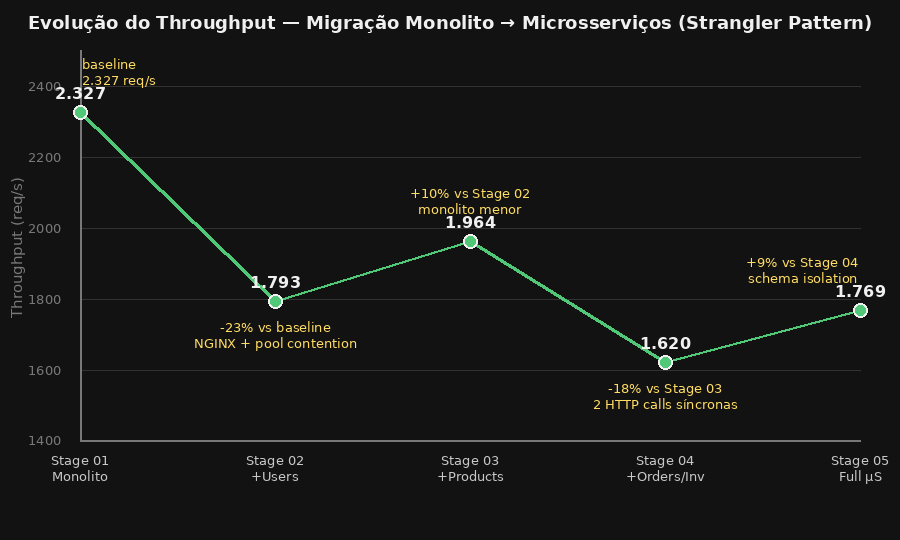

Generate this figure with Python:
from PIL import Image, ImageDraw, ImageFont
import os

stages = [
    ("Stage 01\nMonolito", 2327),
    ("Stage 02\n+Users", 1793),
    ("Stage 03\n+Products", 1964),
    ("Stage 04\n+Orders/Inv", 1620),
    ("Stage 05\nFull µS", 1769),
]

W, H = 900, 540
PAD_L, PAD_R, PAD_T, PAD_B = 80, 40, 50, 100
CHART_W = W - PAD_L - PAD_R
CHART_H = H - PAD_T - PAD_B

BG    = (18, 18, 18)
GRID  = (50, 50, 50)
LINE  = (80, 200, 120)   # green
DOT   = (80, 200, 120)
LABEL = (200, 200, 200)
TITLE = (240, 240, 240)
ANNOT = (255, 220, 100)
AXIS  = (120, 120, 120)

img  = Image.new("RGB", (W, H), BG)
draw = ImageDraw.Draw(img)

try:
    font_sm    = ImageFont.truetype("/usr/share/fonts/truetype/dejavu/DejaVuSans.ttf", 13)
    font_md    = ImageFont.truetype("/usr/share/fonts/truetype/dejavu/DejaVuSans.ttf", 15)
    font_bold  = ImageFont.truetype("/usr/share/fonts/truetype/dejavu/DejaVuSans-Bold.ttf", 16)
    font_title = ImageFont.truetype("/usr/share/fonts/truetype/dejavu/DejaVuSans-Bold.ttf", 18)
except:
    font_sm = font_md = font_bold = font_title = ImageFont.load_default()

min_val, max_val = 1400, 2500
y_ticks = [1400, 1600, 1800, 2000, 2200, 2400]

def to_px(val):
    return PAD_T + CHART_H - int(((val - min_val) / (max_val - min_val)) * CHART_H)

def to_x(i):
    return PAD_L + int((i / (len(stages) - 1)) * CHART_W)

# grid + y labels
for t in y_ticks:
    y = to_px(t)
    draw.line([(PAD_L, y), (PAD_L + CHART_W, y)], fill=GRID, width=1)
    draw.text((PAD_L - 52, y - 8), f"{t}", font=font_sm, fill=AXIS)

# axes
draw.line([(PAD_L, PAD_T), (PAD_L, PAD_T + CHART_H)], fill=AXIS, width=2)
draw.line([(PAD_L, PAD_T + CHART_H), (PAD_L + CHART_W, PAD_T + CHART_H)], fill=AXIS, width=2)

# line segments
points = [(to_x(i), to_px(v)) for i, (_, v) in enumerate(stages)]
for i in range(len(points) - 1):
    draw.line([points[i], points[i+1]], fill=LINE, width=3)

annotations = {
    0: ("baseline\n2.327 req/s", "above"),
    1: ("-23% vs baseline\nNGINX + pool contention", "below"),
    2: ("+10% vs Stage 02\nmonolito menor", "above"),
    3: ("-18% vs Stage 03\n2 HTTP calls síncronas", "below"),
    4: ("+9% vs Stage 04\nschema isolation", "above"),
}

for i, (label, val) in enumerate(stages):
    x, y = points[i]
    r = 7
    draw.ellipse([(x-r, y-r), (x+r, y+r)], fill=DOT, outline=TITLE, width=2)

    val_txt = f"{val:,}".replace(",", ".")
    bbox = draw.textbbox((0,0), val_txt, font=font_bold)
    tw = bbox[2] - bbox[0]
    draw.text((x - tw//2, y - 28), val_txt, font=font_bold, fill=TITLE)

    for j, line in enumerate(label.split("\n")):
        bbox = draw.textbbox((0,0), line, font=font_sm)
        tw = bbox[2] - bbox[0]
        draw.text((x - tw//2, PAD_T + CHART_H + 12 + j*16), line, font=font_sm, fill=LABEL)

    if i in annotations:
        note, pos = annotations[i]
        for j, line in enumerate(note.split("\n")):
            bbox = draw.textbbox((0,0), line, font=font_sm)
            tw = bbox[2] - bbox[0]
            if pos == "above":
                ny = y - 56 + j*16
                nx = x - tw//2
            else:
                ny = y + 18 + j*16
                nx = x - tw//2
            # clamp to canvas
            nx = max(PAD_L + 2, min(nx, W - PAD_R - tw - 2))
            draw.text((nx, ny), line, font=font_sm, fill=ANNOT)

# title
title = "Evolução do Throughput — Migração Monolito → Microsserviços (Strangler Pattern)"
bbox = draw.textbbox((0,0), title, font=font_title)
tw = bbox[2] - bbox[0]
draw.text(((W - tw)//2, 12), title, font=font_title, fill=TITLE)

# y-axis label
y_label = "Throughput (req/s)"
bbox = draw.textbbox((0,0), y_label, font=font_md)
th = bbox[2] - bbox[0]
label_img = Image.new("RGBA", (th + 4, 20), (0,0,0,0))
ld = ImageDraw.Draw(label_img)
ld.text((0, 0), y_label, font=font_md, fill=AXIS)
label_rot = label_img.rotate(90, expand=True)
img.paste(label_rot, (8, PAD_T + CHART_H//2 - label_rot.height//2), label_rot)

out = os.path.join(os.path.dirname(__file__), "throughput_evolution.png")
img.save(out, dpi=(150, 150))
print(f"Saved: {out}")
